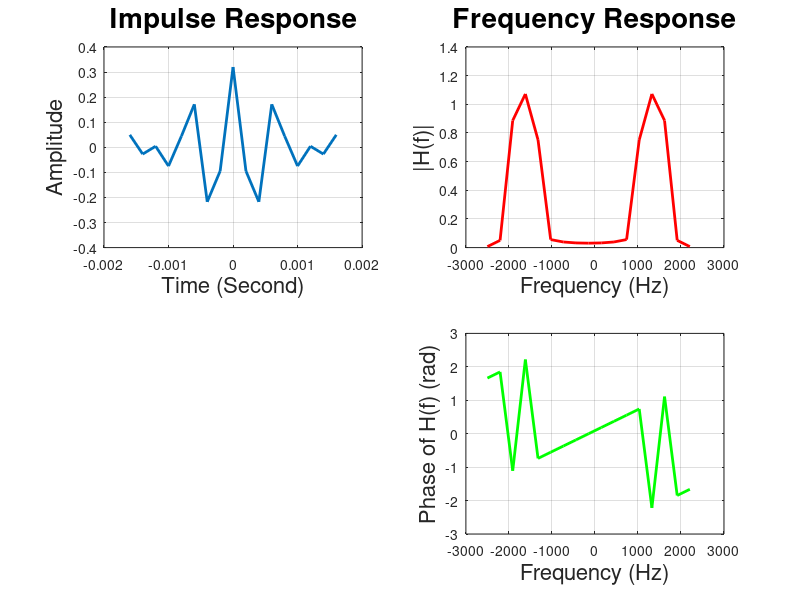
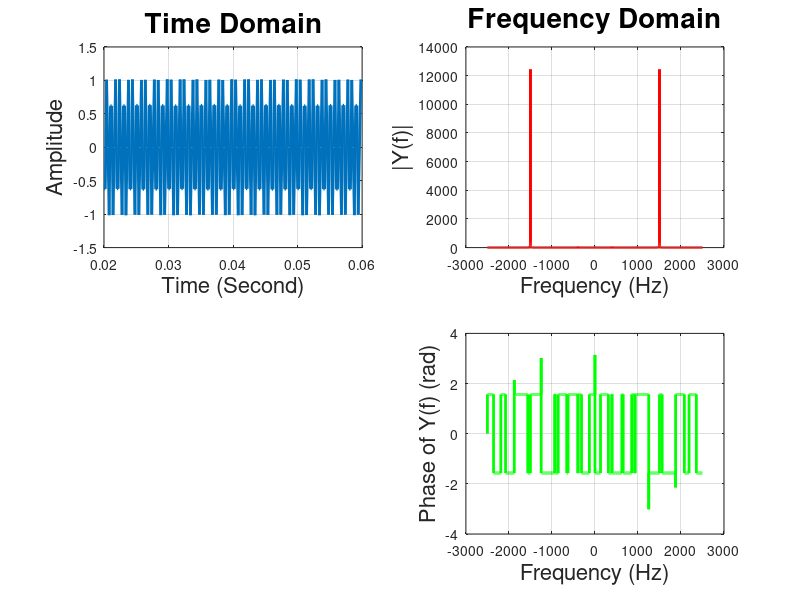

Source code (MATLAB) for these figures, in order:
% YI-JU WANG - 204617899

%% clear the workspace
clear all; close all; clc;

%% Setting
T = 5;
Fs = 5000;
N = T*Fs;

%% a) sin(2*pi*400*t) + sin(2*pi*1500*t)
f_analog_1 = 400;
f_analog_2 = 1500;
f_digital_1 = f_analog_1/Fs;
f_digital_2 = f_analog_2/Fs;

n = 0:N-1;
x1 = sin(2*pi*f_digital_1*n);
x2 = sin(2*pi*f_digital_2*n);
x = x1+x2;
f = linspace(-Fs/2,Fs/2,length(n)+1);
X = fftshift(fft(x));

%% b) band pass filter
n_h = -8:8;
N_h = length(n_h);
f_h = linspace(-Fs/2,Fs/2,length(n_h)+1);
modulation = cos(1500/2500*pi*n_h);

h = (400/2500)*sinc((400/2500)*n_h);
h2 = 2*h.*modulation;
H = fftshift(fft(h2));
figure(1)
subplot(2,2,1)
plot(n_h/Fs,h2,'LineWidth',2)
xlabel('Time (Second)','FontSize',16)
ylabel('Amplitude','FontSize',16)
title('Impulse Response','FontSize',20)
grid on
subplot(2,2,2)
plot(f_h(1:end-1),abs(H),'r','Linewidth',2);
xlabel('Frequency (Hz)','Fontsize',16);
ylabel('|H(f)|','FontSize',16);
title('Frequency Response','FontSize',20);
grid on
subplot(2,2,4)
plot(f_h(1:end-1),angle(H),'g','Linewidth',2);
xlabel('Frequency (Hz)','Fontsize',16);
ylabel('Phase of H(f) (rad)','FontSize',16);
grid on

%% c) DFT of y(n)
y = conv(h2,x);
n = 0:length(y)-1;
f = linspace(-Fs/2,Fs/2,length(n)+1);
Y = fftshift(fft(y));
figure(2)
subplot(2,2,1)
plot(n(101:300)/Fs,y(101:300),'LineWidth',2)
xlabel('Time (Second)','FontSize',16)
ylabel('Amplitude','FontSize',16)
title('Time Domain','FontSize',20)
grid on
subplot(2,2,2)
plot(f(1:end-1),abs(Y),'r','Linewidth',2);
xlabel('Frequency (Hz)','Fontsize',16);
ylabel('|Y(f)|','FontSize',16);
title('Frequency Domain','FontSize',20);
grid on
subplot(2,2,4)
plot(f(1:end-1),angle(Y),'g','Linewidth',2);
xlabel('Frequency (Hz)','Fontsize',16);
ylabel('Phase of Y(f) (rad)','FontSize',16);
grid on

